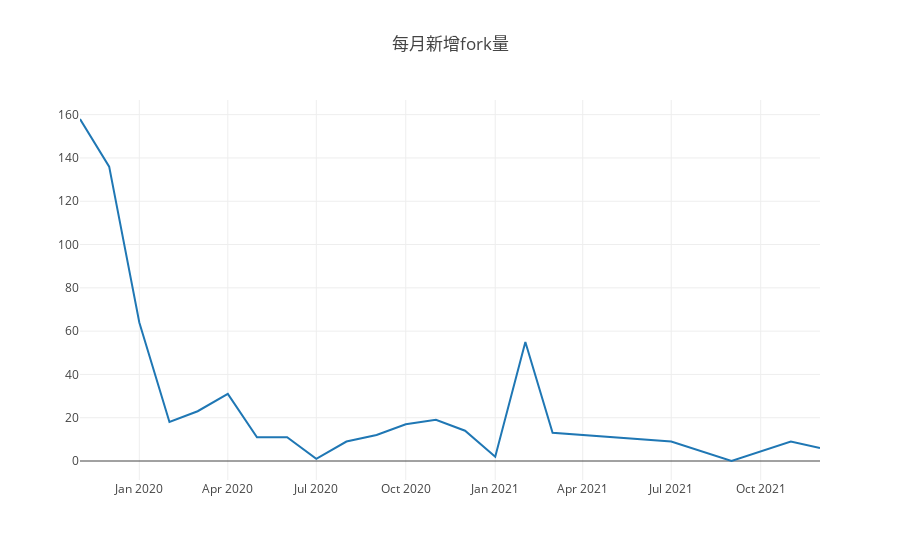

The code cell stored with this chart in its notebook:
### Markdown cell above
## 1.2 每月新增Fork个数

### Code cell
var years = [2015, 2016, 2017, 2018, 2019, 2020, 2021, 2022];
var project_id = 47690142;
var months = [1, 2, 3, 4, 5, 6, 7, 8, 9, 10, 11, 12];
Promise.all(years.map(ant =>{
     // console.log(ant);
     var s = `select max(repo_forks_count)-min(repo_forks_count) as forks, 
    formatDateTime(created_date,'%Y-%m') as time
    from github_log.year${ant} 
    where repo_id=${project_id} 
     and type in ('PullRequestEvent', 'PullRequestReviewCommentEvent') 
    group by formatDateTime(created_date,'%Y-%m')
    order by formatDateTime(created_date,'%Y-%m')`;
    return query(s);
})).then(data =>{

    // 格式化存储数据
    var stars = [];
    var time_show = [];
    console.log("  时间  | 新增forks数");
    for (let i=0;i<data.length;i++){
     for (let j=0; j<data[i].length; j++){
      stars.push(data[i][j].forks);
      time_show.push(data[i][j].time);
      console.log(data[i][j].time,"| ",data[i][j].forks);
     };
    };
    console.log("以上为有新增forks的数据");
    
      
        // 绘图
    var dd = [{x:time_show, y:stars,type:"scatter"},];
    openDigger.render.plotly(dd, {title: "每月新增fork量"});
})

### Figure 1 — Plotly figure (JSON) as saved in the notebook; plotly's stock layout.template omitted (floating-point values rounded to 4 significant figures)
{"data": [{"type": "scatter", "x": ["2019-11", "2019-12", "2020-01", "2020-02", "2020-03", "2020-04", "2020-05", "2020-06", "2020-07", "2020-08", "2020-09", "2020-10", "2020-11", "2020-12", "2021-01", "2021-02", "2021-03", "2021-07", "2021-09", "2021-11", "2021-12"], "y": ["158", "136", "64", "18", "23", "31", "11", "11", "1", "9", "12", "17", "19", "14", "2", "55", "13", "9", "0", "9", "6"]}], "layout": {"autosize": true, "title": {"text": "每月新增fork量"}, "xaxis": {"autorange": true, "range": ["2019-11-01", "2021-12-01"], "type": "date"}, "yaxis": {"autorange": true, "range": [-8.778, 166.8], "type": "linear"}}}
